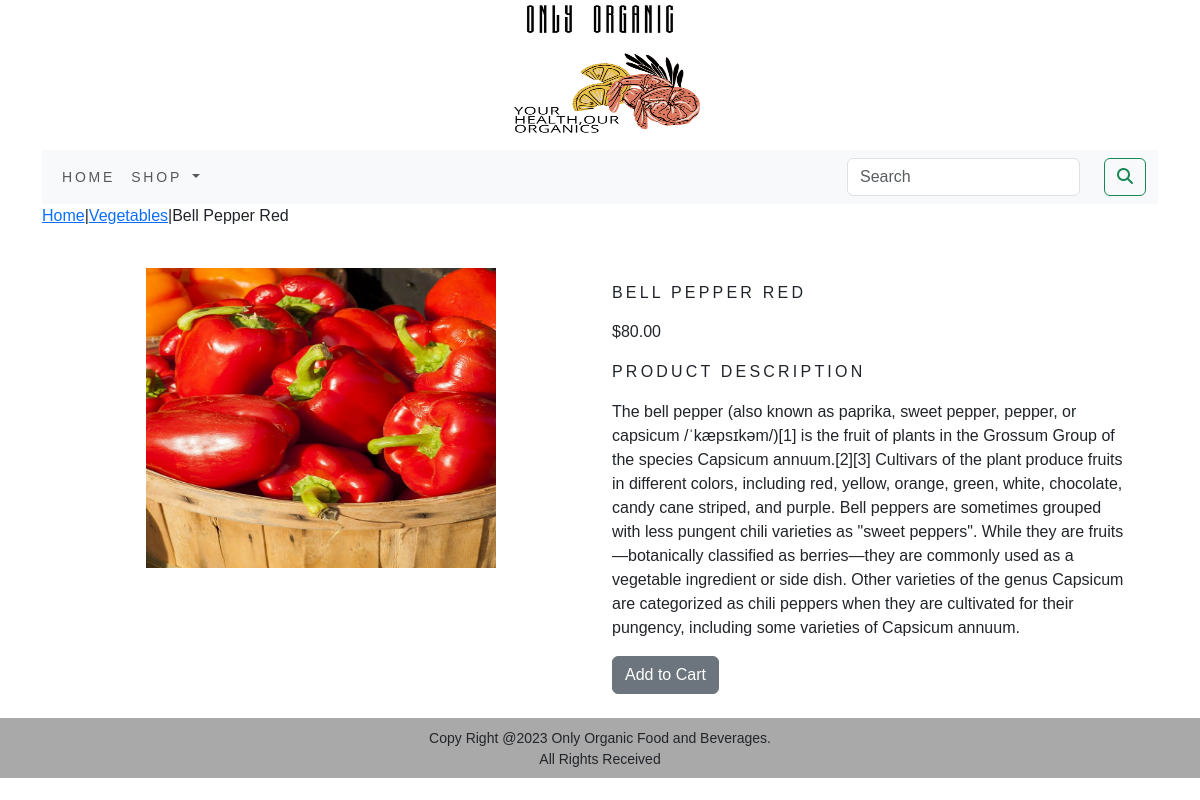
Screenshot of /shop/vegetables/bell-pepper-red/ with the database file from the repository.
### shop/models.py (models this page shows, shortened)
class Product(models.Model):
    name = models.CharField(max_length=250,unique=True)
    slug = models.SlugField(max_length=250,unique=True)
    description = models.TextField(blank=True)
    price = models.DecimalField(max_digits=10,decimal_places=2)
    category = models.ForeignKey(Category,on_delete=models.CASCADE)
    image = models.ImageField(upload_to='product',blank=True)
    stock = models.IntegerField()
    available = models.BooleanField(default=True)
    created = models.DateTimeField(auto_now_add=True)
    updated = models.DateTimeField(auto_now=True)
    class Meta:
        ordering = ('name',)
        verbose_name = 'product'
        verbose_name_plural = 'products'

class Category(models.Model):
    name = models.CharField(max_length=250,unique=True)
    slug = models.SlugField(max_length=250,unique=True)
    description = models.TextField(blank=True)
    image = models.ImageField(upload_to='category',blank=True)
    class Meta:
        ordering = ('name',)
        verbose_name = 'category'
        verbose_name_plural = 'categories'
    def get_url(self):
        return reverse('shop:products_by_category', args=[self.slug])
    def __str__(self):
        return '{}'.format(self.name)

### shop/views.py (the view)
# urls.py: path('<slug:c_slug>/<slug:product_slug>/',views.proDetail,name='prodCatDetail'),
def proDetail(request,c_slug,product_slug):
    try:
        product = Product.objects.get(category__slug=c_slug,slug=product_slug)
    except Exception as e:
        raise e
    return render(request,'product.html',{'product':product})

### cart/context_processors.py (called while the page is built)
def counter(request):
    item_count = 0
    if 'admin' in request.path:
        return {}
    else:
        try:
            cart = Cart.objects.filter(cart_id =_cart_id(request))
            cart_items = CartItem.objects.all().filter(cart=cart[:1])
            for cart_item in cart_items:
                item_count += cart_item.quantity
        except Cart.DoesNotExist:
            item_count=0
    return dict(item_count=item_count)

### cart/views.py (called while the page is built)
def _cart_id(request):
    cart = request.session.session_key
    if not cart:
        cart = request.session.create()
    return cart

### shop/context_processors.py (called while the page is built)
def menu_links(request):
    links = Category.objects.all()
    return dict(links=links)

### templates/product.html (shortened to what this page needs)
{% extends 'base.html' %}
{% load static %}
{% block content %}
<div class="row">
    <div class="mx_auto">
        <p><a href="{% url 'shop:allProdCat' %}">Home</a>|<a href="{{Product.category.get_url}}">{{product.category}}</a>|{{product.name}}</p>
    </div>
</div>
<div class="container">
<br>
<div class="row">
    <div class="col-12 col-sm-12 col-md-12 col-lg-6 text-center">
        <div style="min-width:18rem">
            <img src="{{product.image.url}}" alt="{{product.name}}" height="300px" width="350px">
        </div>
    </div>
    <div class="col-12 col-sm-12 col-md-12 col-lg-6">
        <div>
            <h1 class="my_prod_title">{{product.name}}</h1>
            <p>${{product.price}}</p>
            <p class="my_title">Product Description</p>
            <p class="text-justify my_prod_text">{{product.description}}</p>
            {% if product.stock <= 0 %}
            <p class="text-justify my_prod_text"><b>Out of Stock</b></p>
            {% else %}
            <a class="btn btn-secondary" href="{% url 'cart:add_cart' product.id %}"> Add to Cart</a>
            {% endif %}
        </div>
    </div>
</div>
</div>
{% endblock %}

### static/css/custom.css (style rules this page uses)
body { font-family: 'Arimo', sans-serif; }
.my_title { font-size:16px; text-transform:uppercase; letter-spacing:.2em; }
.my_prod_title { font-size:16px; text-transform:uppercase; letter-spacing:.2em; padding-top:15px; padding-bottom:10px; }
.my_prod_text { padding-right:20px; }

### rows the page displays
Product: category "Vegetables", name "Bell Pepper Red", image (picture), name "BELL PEPPER RED", price "80.00", description "The bell pepper (also known as paprika, sweet pepper, pepper, or capsicum /ˈkæpsɪkəm/)[1] is the fruit of plants in the Grossum Group of the species Capsicum annuum.[2][3] Cultivars of the plant produce fruits in different colors, including red, yellow, orange, green, white, chocolate, candy cane striped, and purple. Bell peppers are sometimes grouped with less pungent chili varieties as \"sweet peppers\". While they are fruits—botanically classified as berries—they are commonly used as a vegetable ingredient or side dish. Other varieties of the genus Capsicum are categorized as chili peppers when they are cultivated for their pungency, including some varieties of Capsicum annuum."
